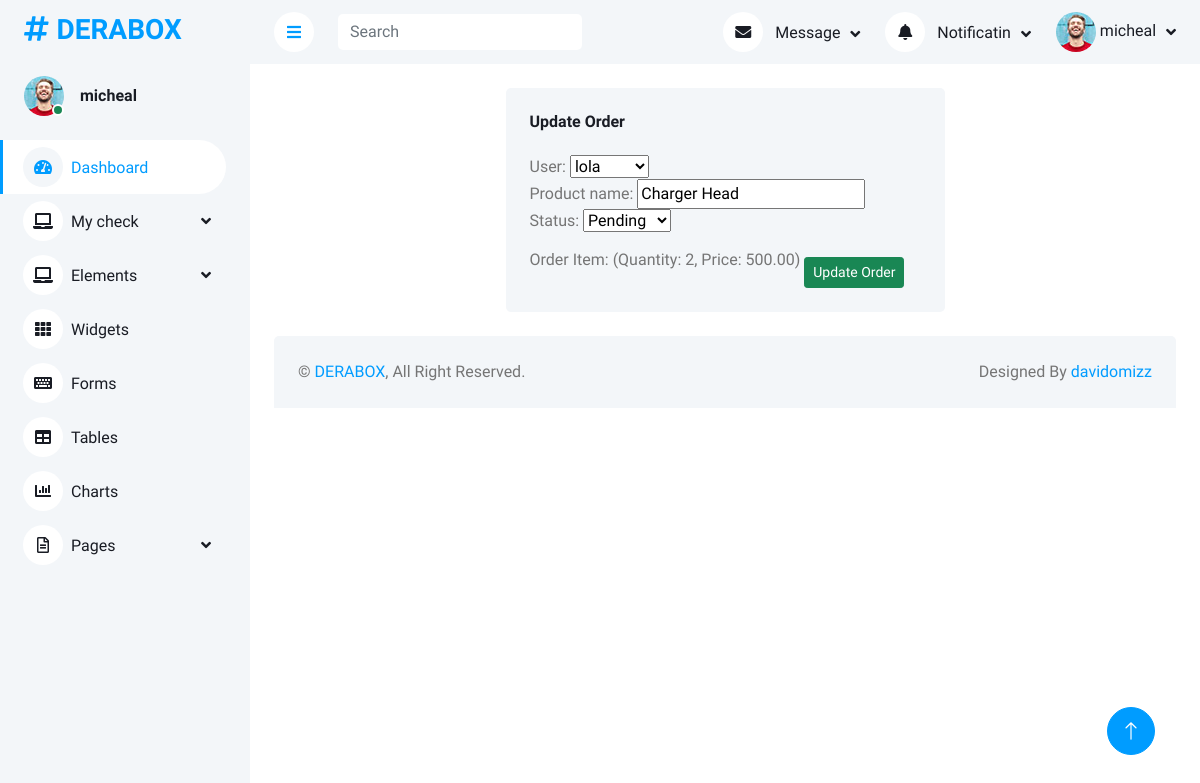
The page /update-order/34 (signed in) on the database its author committed.
### app/models.py (models this page shows, shortened)
class User(AbstractUser):
    USER_TYPE_CHOICES = (
        ('admin', 'Admin'),
        ('customer', 'Customer'),
        ('delivery', 'Delivery'),
    )
    user_type = models.CharField(max_length=20, choices=USER_TYPE_CHOICES, default='customer')
    email = models.EmailField(unique=True)
    phone = models.CharField(max_length=15, blank=True, null=True)

class Order(models.Model):
    user = models.ForeignKey(User, on_delete=models.CASCADE)
    tracking_number = models.CharField(max_length=15, unique=True, editable=False)
    status = models.CharField(max_length=20, choices=[('Pending', 'Pending'), ('Shipped', 'Shipped'), ('Delivered', 'Delivered')], default='Pending')
    created_at = models.DateTimeField(auto_now_add=True)
    updated_at = models.DateTimeField(auto_now=True)
    product_name = models.CharField(max_length=255, blank=True, null=True)

class OrderItem(models.Model):
    order = models.ForeignKey(Order, related_name='items', on_delete=models.CASCADE)
    quantity = models.PositiveIntegerField()
    price = models.DecimalField(max_digits=10, decimal_places=2)

### app/views.py (the view)
# urls.py: path('update-order/<int:pk>', UpdateOrder.as_view(),name='update-order'),
class UpdateOrder(UpdateView):
    model = Order
    template_name = 'dashboard/update-order.html'
    form_class = UpdateOrderForm
    success_url = reverse_lazy('order-history')
    def get_initial(self):
        initial = super().get_initial()
        order_instance = self.get_object()  # Get the instance of Order
        initial['user'] = order_instance.user
        initial['product_name'] = order_instance.product_name
        initial['status'] = order_instance.status
        return initial
    def get_context_data(self, **kwargs):
        context = super().get_context_data(**kwargs)
        order = self.get_object()
        order_items = order.items.all()  # Retrieve associated order items
        context['order_items'] = order_items
        return context

### app/forms.py
class UpdateOrderForm(forms.ModelForm):
    class Meta:
        model = Order
        fields = ['user', 'product_name', 'status']  # Include the fields you want to update

### app/templates/dashboard/update-order.html (shortened to what this page needs)
{% extends 'dashboard/base.html' %}
{% load static %}
{% block body %}
            <div class="container-fluid pt-4 px-4">
                <div class="row g-4 justify-content-center">
                    <div class="col-sm-12 col-xl-6">
                        <div class="bg-light rounded h-100 p-4">
                            <h6 class="mb-4">Update Order</h6>
                            <form action="" method="post">
                                {{ form }}
                                {% for item in order_items %}
                                    Order Item: {{ item.product_name }} (Quantity: {{ item.quantity }}, Price: {{ item.price }})
                                {% endfor %}
                                <button type="submit" class="btn btn-sm btn-success mt-4" >Update Order</button>
                            </form>
                        </div>
                    </div>
                </div>
            </div>
{% endblock %}

### app/templates/dashboard/base.html (shortened to what this page needs)
{% load static %}
<!DOCTYPE html>
<html lang="en">
<head>
    <link href="https://cdnjs.cloudflare.com/ajax/libs/font-awesome/5.10.0/css/all.min.css" rel="stylesheet">
    <link href="https://cdn.jsdelivr.net/npm/bootstrap-icons@1.4.1/font/bootstrap-icons.css" rel="stylesheet">
    <link href="{% static 'dashboard/lib/owlcarousel/assets/owl.carousel.min.css' %}" rel="stylesheet">
    <link href="{% static 'dashboard/lib/tempusdominus/css/tempusdominus-bootstrap-4.min.css' %}" rel="stylesheet" />
    <link href="{% static 'dashboard/css/bootstrap.min.css' %}" rel="stylesheet">
    <link href="{% static 'dashboard/css/style.css' %}" rel="stylesheet">
</head>
<body>
    <div class="container-xxl position-relative bg-white d-flex p-0">
        <div class="sidebar pe-4 pb-3">
            <nav class="navbar bg-light navbar-light">
                <a href="{% url 'dashboard' %}" class="navbar-brand mx-4 mb-3">
                    <h3 class="text-primary"><i class="fa fa-hashtag me-2"></i>DERABOX</h3>
                </a>
                <div class="d-flex align-items-center ms-4 mb-4">
                    <div class="position-relative">
                        {% if user_type == 'delivery' %}
                        <img class="rounded-circle" src="{{ request.user.deliveryprofile.profile_picture.url }}" alt="" style="width: 40px; height: 40px;">
                        {% elif user_type == 'customer' %}
                        <img class="rounded-circle" src="{{ request.user.customersprofile.profile_picture.url }}" alt="" style="width: 40px; height: 40px;">
                        {% else %}
                            <img class="rounded-circle" src="{% static 'dashboard/img/user.jpg'%}" alt="" style="width: 40px; height: 40px;">
                        {% endif %}
                        <div class="bg-success rounded-circle border border-2 border-white position-absolute end-0 bottom-0 p-1"></div>
                    </div>
                    <div class="ms-3">
                        <h6 class="mb-0">{{ request.user.username }}</h6>
                    </div>
                </div>
                <div class="navbar-nav w-100">
                    <a href="{% url 'dashboard' %}" class="nav-item nav-link active"><i class="fa fa-tachometer-alt me-2"></i>Dashboard</a>
                        <div class="nav-item dropdown">
                            <a href="#" class="nav-link dropdown-toggle" data-bs-toggle="dropdown"><i class="fa fa-laptop me-2"></i>Order</a>
                            <div class="dropdown-menu bg-transparent border-0">
                                <a href="{% url 'creation-order' %}" class="dropdown-item">Create Order</a>
                                <a href="{% url 'order-items' %}" class="dropdown-item">Order Items</a>
                                <a href="{% url 'order-history' %}" class="dropdown-item">Order Historys</a>
                            </div>
                        </div>
                        <div class="nav-item dropdown">
                            <a href="#" class="nav-link dropdown-toggle" data-bs-toggle="dropdown"><i class="fa fa-laptop me-2"></i>Users Creation</a>
                            <div class="dropdown-menu bg-transparent border-0">
                                <a href="button.html" class="dropdown-item">Buttons</a>
                                <a href="typography.html" class="dropdown-item">Typography</a>
                                <a href="element.html" class="dropdown-item">Other Elements</a>
                            </div>
                        </div>
                        <div class="nav-item dropdown">
                            <a href="#" class="nav-link dropdown-toggle" data-bs-toggle="dropdown"><i class="fa fa-laptop me-2"></i>My check</a>
                        </div>
                    <div class="nav-item dropdown">
                        <a href="#" class="nav-link dropdown-toggle" data-bs-toggle="dropdown"><i class="fa fa-laptop me-2"></i>Elements</a>
                    </div>
                    <a href="widget.html" class="nav-item nav-link"><i class="fa fa-th me-2"></i>Widgets</a>
                    <a href="form.html" class="nav-item nav-link"><i class="fa fa-keyboard me-2"></i>Forms</a>
                    <a href="table.html" class="nav-item nav-link"><i class="fa fa-table me-2"></i>Tables</a>
                    <a href="chart.html" class="nav-item nav-link"><i class="fa fa-chart-bar me-2"></i>Charts</a>
                    <div class="nav-item dropdown">
                        <a href="#" class="nav-link dropdown-toggle" data-bs-toggle="dropdown"><i class="far fa-file-alt me-2"></i>Pages</a>
                    </div>
                </div>
            </nav>
        </div>
        <div class="content">
            <nav class="navbar navbar-expand bg-light navbar-light sticky-top px-4 py-0">
                <a href="#" class="sidebar-toggler flex-shrink-0">
                    <i class="fa fa-bars"></i>
                </a>
                <form class="d-none d-md-flex ms-4">
                    <input class="form-control border-0" type="search" placeholder="Search">
                </form>
                <div class="navbar-nav align-items-center ms-auto">
                    <div class="nav-item dropdown">
                        <a href="#" class="nav-link dropdown-toggle" data-bs-toggle="dropdown">
                            <i class="fa fa-envelope me-lg-2"></i>
                            <span class="d-none d-lg-inline-flex">Message</span>
                        </a>
                    </div>
                    <div class="nav-item dropdown">
                        <a href="#" class="nav-link dropdown-toggle" data-bs-toggle="dropdown">
                            <i class="fa fa-bell me-lg-2"></i>
                            <span class="d-none d-lg-inline-flex">Notificatin</span>
                        </a>
                    </div>
                    <div class="nav-item dropdown">
                        <a href="#" class="nav-link dropdown-toggle" data-bs-toggle="dropdown">
                            {% if user_type == 'delivery' %}
                                <img class="rounded-circle me-lg-2" src="{{ request.user.deliveryprofile.profile_picture.url }}" alt="" style="width: 40px; height: 40px;">
                            {% elif user_type == 'customer' %}
                                <img class="rounded-circle me-lg-2" src="{{ request.user.customerprofile.profile_picture.url }}" alt="" style="width: 40px; height: 40px;">
                            {% else %}
                                <img class="rounded-circle" src="{% static 'dashboard/img/user.jpg'%}" alt="" style="width: 40px; height: 40px;">
                            {% endif %}
                            <span class="d-none d-lg-inline-flex">{{ request.user.username }}</span>
                        </a>
                    </div>
                </div>
            </nav>
            {% block body %}
            {% endblock %}
        <div class="container-fluid pt-4 px-4">
            <div class="bg-light rounded-top p-4">
                <div class="row">
                    <div class="col-12 col-sm-6 text-center text-sm-start">
                        &copy; <a href="#">DERABOX</a>, All Right Reserved.
                    </div>
                    <div class="col-12 col-sm-6 text-center text-sm-end">
                        Designed By <a href="https://htmlcodex.com">davidomizz</a>
                    </div>
                </div>
            </div>
        </div>
        </div>
        <a href="#" class="btn btn-lg btn-primary btn-lg-square back-to-top"><i class="bi bi-arrow-up"></i></a>
    </div>
</body>
</html>

### static/dashboard/css/style.css (style rules this page uses)
:root { --primary: #009CFF; --light: #F3F6F9; --dark: #191C24; }
.back-to-top { position: fixed; display: none; right: 45px; bottom: 45px; z-index: 99; }
.btn { transition: .5s; }
.btn.btn-primary { color: #FFFFFF; }
.btn-lg-square { width: 48px; height: 48px; }
.btn-square, .btn-sm-square, .btn-lg-square { padding: 0; display: inline-flex; align-items: center; justify-content: center; font-weight: normal; border-radius: 50px; }
.sidebar { position: fixed; top: 0; left: 0; bottom: 0; width: 250px; height: 100vh; overflow-y: auto; background: var(--light); transition: 0.5s; z-index: 999; }
.content { margin-left: 250px; min-height: 100vh; background: #FFFFFF; transition: 0.5s; }
@media (min-width: 992px) { .sidebar { margin-left: 0; } }
@media (min-width: 992px) { .content { width: calc(100% - 250px); } }
.sidebar .navbar .navbar-nav .nav-link { padding: 7px 20px; color: var(--dark); font-weight: 500; border-left: 3px solid var(--light); border-radius: 0 30px 30px 0; outline: none; }
.sidebar .navbar .navbar-nav .nav-link:hover, .sidebar .navbar .navbar-nav .nav-link.active { color: var(--primary); background: #FFFFFF; border-color: var(--primary); }
.sidebar .navbar .navbar-nav .nav-link i { width: 40px; height: 40px; display: inline-flex; align-items: center; justify-content: center; background: #FFFFFF; border-radius: 40px; }
.sidebar .navbar .navbar-nav .nav-link:hover i, .sidebar .navbar .navbar-nav .nav-link.active i { background: var(--light); }
.sidebar .navbar .dropdown-toggle::after { position: absolute; top: 15px; right: 15px; border: none; content: "\f107"; font-family: "Font Awesome 5 Free"; font-weight: 900; transition: .5s; }
.content .navbar .navbar-nav .nav-link { margin-left: 25px; padding: 12px 0; color: var(--dark); outline: none; }
.content .navbar .sidebar-toggler, .content .navbar .navbar-nav .nav-link i { width: 40px; height: 40px; display: inline-flex; align-items: center; justify-content: center; background: #FFFFFF; border-radius: 40px; }
.content .navbar .dropdown-toggle::after { margin-left: 6px; vertical-align: middle; border: none; content: "\f107"; font-family: "Font Awesome 5 Free"; font-weight: 900; transition: .5s; }

### rows shown on the page
User: user.username "micheal"
Order: user "lola", product_name "Charger Head", status "Pending"
OrderItem: quantity "2", price "500.00"
